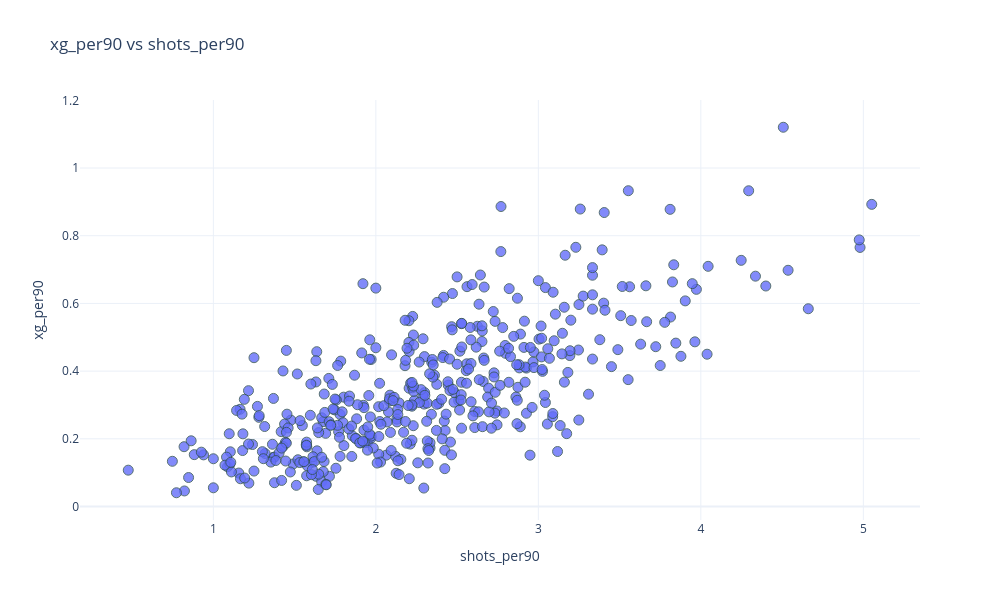

Write notebook code for a chart like this one.
### Code cell
scatter_plot(
    strikers,
    x="shots_per90",
    y="xg_per90",
    hover_cols=["team"]
)

### Figure 1 — Plotly figure (JSON) as saved in the notebook; plotly's stock layout.template omitted (floating-point values rounded to 4 significant figures; data arrays with more than 128 entries replaced by an {"elided": "..."} marker saying what was removed)
{"data": [{"customdata": {"elided": "491x1 str values"}, "hovertemplate": "<b>%{hovertext}</b><br><br>shots_per90=%{x}<br>xg_per90=%{y}<br>team=%{customdata[0]}<extra></extra>", "hovertext": {"elided": "491 str values"}, "legendgroup": "", "marker": {"color": "#636efa", "line": {"color": "DarkSlateGrey", "width": 1}, "opacity": 0.8, "size": 10, "symbol": "circle"}, "mode": "markers", "name": "", "orientation": "v", "showlegend": false, "type": "scatter", "x": {"elided": "491 float values"}, "xaxis": "x", "y": {"elided": "491 float values"}, "yaxis": "y"}], "layout": {"height": 600, "legend": {"tracegroupgap": 0}, "title": {"text": "xg_per90 vs shots_per90"}, "width": 1000, "xaxis": {"anchor": "y", "domain": [0, 1], "title": {"text": "shots_per90"}}, "yaxis": {"anchor": "x", "domain": [0, 1], "title": {"text": "xg_per90"}}}}
